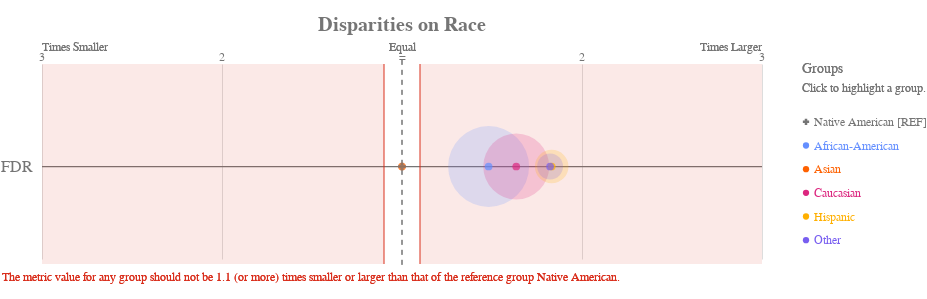

The notebook cell saved with this chart:
### Code cell
# Checking the disparity in 'Race' group

ap.disparity(bdf, metrics, 'race', fairness_threshold = disparity_tolerance)

### Figure 1 — Vega-Lite specification as saved in the notebook (floating-point values rounded to 4 significant figures)
{"config": {"view": {"continuousWidth": 400, "continuousHeight": 300, "strokeWidth": 0}, "axisLeft": {"labelColor": "rgb(117,117,117)", "labelFont": "Arial", "labelFontSize": 16}, "title": {"align": "center", "baseline": "middle", "color": "rgb(117,117,117)", "font": "Arial", "fontSize": 20, "fontWeight": "bold"}}, "layer": [{"data": {"name": "data-84d54cc9928eeef625dcc85de1def17b"}, "mark": {"type": "rule", "stroke": "rgb(117,117,117)", "strokeWidth": 1.25, "tooltip": ""}, "encoding": {"x": {"type": "quantitative", "field": "x", "scale": {"domain": [-2, 2], "range": [40.0, 760.0]}}, "x2": {"field": "x2"}, "y": {"type": "nominal", "axis": {"domain": false, "labelAngle": 0, "labelPadding": -30, "orient": "left", "ticks": false, "title": ""}, "field": "metric", "scale": {"domain": ["FDR"], "range": [30, 225.0]}}}}, {"data": {"name": "data-79dd248bdaa0ea02c535240e8ad022c8"}, "mark": {"type": "rule", "stroke": "rgb(117,117,117)", "strokeDash": [5, 5], "strokeWidth": 1}, "encoding": {"tooltip": {"value": "Native American [REF]"}, "x": {"value": 400.0}, "y": {"value": 20.83}, "y2": {"value": 229.2}}}, {"data": {"name": "data-c233327f4cd9b4c2df31bf8015c83e4a"}, "mark": {"type": "text", "align": "center", "color": "rgb(117,117,117)", "font": "Arial", "fontSize": 12, "fontWeight": "normal", "tooltip": ""}, "encoding": {"text": {"type": "nominal", "field": "label"}, "x": {"type": "quantitative", "field": "value", "scale": {"domain": [-2, 2], "range": [40.0, 760.0]}}, "y": {"value": 17.5}}}, {"layer": [{"mark": {"type": "text", "align": "left", "fill": "rgb(117,117,117)", "font": "Arial", "fontSize": 12, "fontWeight": "normal", "tooltip": ""}, "encoding": {"text": {"value": "Times Smaller"}, "x": {"value": 40.0}, "y": {"value": 7.5}}}, {"mark": {"type": "text", "align": "right", "fill": "rgb(117,117,117)", "font": "Arial", "fontSize": 12, "fontWeight": "normal", "tooltip": ""}, "encoding": {"text": {"value": "Times Larger"}, "x": {"value": 760.0}, "y": {"value": 7.5}}}, {"mark": {"type": "text", "align": "center", "fill": "rgb(117,117,117)", "font": "Arial", "fontSize": 12, "fontWeight": "normal", "tooltip": ""}, "encoding": {"text": {"value": "Equal"}, "x": {"value": 400.0}, "y": {"value": 7.5}}}], "data": {"name": "data-79dd248bdaa0ea02c535240e8ad022c8"}}, {"layer": [{"mark": {"type": "rule", "opacity": 0.8, "stroke": "rgb(217, 46, 28)", "strokeWidth": 1.25, "tooltip": ""}, "encoding": {"x": {"type": "quantitative", "field": "min", "scale": {"domain": [-2, 2], "range": [40.0, 760.0]}}, "y": {"value": 25.0}, "y2": {"value": 225.0}}}, {"mark": {"type": "rule", "opacity": 0.8, "stroke": "rgb(217, 46, 28)", "strokeWidth": 1.25, "tooltip": ""}, "encoding": {"x": {"type": "quantitative", "field": "max", "scale": {"domain": [-2, 2], "range": [40.0, 760.0]}}, "y": {"value": 25.0}, "y2": {"value": 225.0}}}, {"layer": [{"mark": {"type": "rect", "fill": "rgb(217, 46, 28)", "opacity": 0.1, "tooltip": ""}, "encoding": {"x": {"type": "quantitative", "field": "min", "scale": {"domain": [-2, 2], "range": [40.0, 760.0]}}, "x2": {"field": "lower_end"}, "y": {"value": 25.0}, "y2": {"value": 225.0}}}, {"mark": {"type": "rect", "fill": "rgb(217, 46, 28)", "opacity": 0.1, "tooltip": ""}, "encoding": {"x": {"type": "quantitative", "field": "max", "scale": {"domain": [-2, 2], "range": [40.0, 760.0]}}, "x2": {"field": "upper_end"}, "y": {"value": 25.0}, "y2": {"value": 225.0}}}]}, {"data": {"name": "data-79dd248bdaa0ea02c535240e8ad022c8"}, "mark": {"type": "text", "align": "left", "baseline": "top", "fill": "rgb(217, 46, 28)", "font": "Arial", "fontSize": 12, "fontWeight": "normal", "tooltip": ""}, "encoding": {"text": {"value": "The metric value for any group should not be 1.1 (or more) times smaller or larger than that of the reference group Native American."}, "x": {"value": 0}, "y": {"value": 233.3}}}], "data": {"name": "data-c5998ade5caa41beab95346bdb5ba577"}}, {"layer": [{"mark": "circle"}, {"data": {"name": "data-f7c617e38fae7908d292534b82aee9f4"}, "mark": {"type": "circle", "opacity": 0.2}, "encoding": {"color": {"condition": {"type": "nominal", "field": "attribute_value", "legend": null, "scale": {"domain": ["Native American", "African-American", "Asian", "Caucasian", "Hispanic", "Other"], "range": ["rgb(117,117,117)", "rgb(100, 143, 255)", "rgb(254, 97, 0)", "rgb(220, 38, 127)", "rgb(255, 176, 0)", "rgb(120, 94, 240)"]}, "selection": "selector001"}, "value": "rgb(224,224,224)"}, "size": {"type": "quantitative", "field": "group_size", "legend": null, "scale": {"domain": [0, 4435.0], "range": [0, 7854.0]}}, "tooltip": [{"type": "nominal", "field": "attribute_value", "title": "Group"}, {"type": "nominal", "field": "tooltip_group_size", "title": "Group Size"}, {"type": "nominal", "field": "tooltip_disparity_explanation_fdr", "title": "Disparity"}, {"type": "quantitative", "field": "fdr", "format": ".2f", "title": "FDR"}], "x": {"type": "quantitative", "axis": {"domain": false, "labels": false, "ticks": false, "title": null, "values": [1, 2, -2, -1]}, "field": "fdr_disparity_scaled", "scale": {"domain": [-2, 2], "range": [40.0, 760.0]}}, "y": {"type": "nominal", "axis": {"domain": false, "grid": false, "labels": false, "ticks": false, "title": " "}, "field": "metric_variable", "scale": {"domain": ["FDR"], "range": [30, 225.0]}}}, "selection": {"selector003": {"type": "multi", "empty": "all", "fields": ["attribute_value"]}}, "transform": [{"calculate": "'FDR'", "as": "metric_variable"}]}, {"layer": [{"mark": "point"}, {"data": {"name": "data-f7c617e38fae7908d292534b82aee9f4"}, "mark": {"type": "point", "filled": true, "size": 60}, "encoding": {"color": {"condition": {"type": "nominal", "field": "attribute_value", "legend": null, "scale": {"domain": ["Native American", "African-American", "Asian", "Caucasian", "Hispanic", "Other"], "range": ["rgb(117,117,117)", "rgb(100, 143, 255)", "rgb(254, 97, 0)", "rgb(220, 38, 127)", "rgb(255, 176, 0)", "rgb(120, 94, 240)"]}, "selection": "selector001"}, "value": "rgb(224,224,224)"}, "shape": {"type": "nominal", "field": "attribute_value", "legend": null, "scale": {"domain": ["Native American", "African-American", "Asian", "Caucasian", "Hispanic", "Other"], "range": ["cross", "circle", "circle", "circle", "circle", "circle"]}}, "tooltip": [{"type": "nominal", "field": "attribute_value", "title": "Group"}, {"type": "nominal", "field": "tooltip_group_size", "title": "Group Size"}, {"type": "nominal", "field": "tooltip_disparity_explanation_fdr", "title": "Disparity"}, {"type": "quantitative", "field": "fdr", "format": ".2f", "title": "FDR"}], "x": {"type": "quantitative", "axis": {"domain": false, "labels": false, "ticks": false, "title": null, "values": [1, 2, -2, -1]}, "field": "fdr_disparity_scaled", "scale": {"domain": [-2, 2], "range": [40.0, 760.0]}}, "y": {"type": "nominal", "axis": {"domain": false, "grid": false, "labels": false, "ticks": false, "title": " "}, "field": "metric_variable", "scale": {"domain": ["FDR"], "range": [30, 225.0]}}}, "selection": {"selector002": {"type": "multi", "empty": "all", "fields": ["attribute_value"]}}, "transform": [{"calculate": "'FDR'", "as": "metric_variable"}]}]}]}, {"layer": [{"mark": {"type": "point", "filled": true, "opacity": 1, "size": 39.48}, "encoding": {"color": {"condition": {"type": "nominal", "field": "attribute_value", "legend": null, "scale": {"domain": ["Native American", "African-American", "Asian", "Caucasian", "Hispanic", "Other"], "range": ["rgb(117,117,117)", "rgb(100, 143, 255)", "rgb(254, 97, 0)", "rgb(220, 38, 127)", "rgb(255, 176, 0)", "rgb(120, 94, 240)"]}, "selection": "selector001"}, "value": "rgb(224,224,224)"}, "shape": {"type": "nominal", "field": "attribute_value", "legend": null, "scale": {"domain": ["Native American", "African-American", "Asian", "Caucasian", "Hispanic", "Other"], "range": ["cross", "circle", "circle", "circle", "circle", "circle"]}}, "x": {"value": 804}, "y": {"type": "nominal", "axis": {"domain": false, "grid": false, "labels": false, "ticks": false, "title": " "}, "field": "attribute_value", "scale": {"domain": ["Native American", "African-American", "Asian", "Caucasian", "Hispanic", "Other"], "range": [71, 213]}}}, "selection": {"selector001": {"type": "multi", "empty": "all", "fields": ["attribute_value"]}}}, {"mark": {"type": "text", "align": "left", "baseline": "middle", "font": "Arial", "fontSize": 12, "fontWeight": "normal"}, "encoding": {"color": {"condition": {"type": "nominal", "field": "attribute_value", "legend": null, "scale": {"domain": ["Native American", "African-American", "Asian", "Caucasian", "Hispanic", "Other"], "range": ["rgb(117,117,117)", "rgb(100, 143, 255)", "rgb(254, 97, 0)", "rgb(220, 38, 127)", "rgb(255, 176, 0)", "rgb(120, 94, 240)"]}, "selection": "selector001"}, "value": "rgb(224,224,224)"}, "text": {"type": "nominal", "field": "label"}, "x": {"value": 812}, "y": {"type": "nominal", "axis": {"domain": false, "grid": false, "labels": false, "ticks": false, "title": " "}, "field": "attribute_value", "scale": {"domain": ["Native American", "African-American", "Asian", "Caucasian", "Hispanic", "Other"], "range": [71, 213]}}}, "selection": {"selector004": {"type": "multi", "empty": "all", "fields": ["attribute_value"]}}}, {"data": {"name": "data-79dd248bdaa0ea02c535240e8ad022c8"}, "mark": {"type": "text", "align": "left", "baseline": "middle", "color": "rgb(117,117,117)", "font": "Arial", "fontSize": 12, "fontWeight": "normal"}, "encoding": {"text": {"value": "Click to highlight a group."}, "x": {"value": 800}, "y": {"value": 49}}}, {"data": {"name": "data-79dd248bdaa0ea02c535240e8ad022c8"}, "mark": {"type": "text", "align": "left", "baseline": "middle", "color": "rgb(117,117,117)", "font": "Arial", "fontSize": 14, "fontWeight": "normal"}, "encoding": {"text": {"value": "Groups"}, "x": {"value": 800}, "y": {"value": 30}}}], "data": {"name": "data-11e726baee7cfdb8252ac8b77489d331"}}], "height": 250, "padding": {"top": 15, "bottom": 10}, "resolve": {"scale": {"size": "independent", "y": "independent"}}, "title": "Disparities on Race", "width": 800, "$schema": "https://vega.github.io/schema/vega-lite/v4.8.1.json", "datasets": {"data-84d54cc9928eeef625dcc85de1def17b": [{"metric": "FDR", "x": -2, "x2": 2}], "data-79dd248bdaa0ea02c535240e8ad022c8": [{"a": 1, "b": 0}, {"a": 1, "b": 0}], "data-c233327f4cd9b4c2df31bf8015c83e4a": [{"value": 1, "label": 2}, {"value": 2, "label": 3}, {"value": -2, "label": 3}, {"value": -1, "label": 2}, {"value": 0, "label": "="}], "data-c5998ade5caa41beab95346bdb5ba577": [{"min": -0.1, "max": 0.1, "lower_end": -2, "upper_end": 2}], "data-f7c617e38fae7908d292534b82aee9f4": [{"attribute_name": "race", "attribute_value": "African-American", "group_size": 3696, "total_entities": 7214, "fdr": 0.3703, "fdr_disparity": 1.481, "fdr_disparity_scaled": 0.4811, "tooltip_group_size": "3,696 (51.23%)", "tooltip_disparity_explanation_fdr": "1.48 times larger FDR than the reference group"}, {"attribute_name": "race", "attribute_value": "Asian", "group_size": 32, "total_entities": 7214, "fdr": 0.25, "fdr_disparity": 1.0, "fdr_disparity_scaled": 0.0, "tooltip_group_size": "32 (0.44%)", "tooltip_disparity_explanation_fdr": "Same FDR as the reference group"}, {"attribute_name": "race", "attribute_value": "Caucasian", "group_size": 2454, "total_entities": 7214, "fdr": 0.4087, "fdr_disparity": 1.635, "fdr_disparity_scaled": 0.6347, "tooltip_group_size": "2,454 (34.02%)", "tooltip_disparity_explanation_fdr": "1.63 times larger FDR than the reference group"}, {"attribute_name": "race", "attribute_value": "Hispanic", "group_size": 637, "total_entities": 7214, "fdr": 0.4579, "fdr_disparity": 1.832, "fdr_disparity_scaled": 0.8316, "tooltip_group_size": "637 (8.83%)", "tooltip_disparity_explanation_fdr": "1.83 times larger FDR than the reference group"}, {"attribute_name": "race", "attribute_value": "Native American", "group_size": 18, "total_entities": 7214, "fdr": 0.25, "fdr_disparity": 1.0, "fdr_disparity_scaled": 0.0, "tooltip_group_size": "18 (0.25%)", "tooltip_disparity_explanation_fdr": "Reference group"}, {"attribute_name": "race", "attribute_value": "Other", "group_size": 377, "total_entities": 7214, "fdr": 0.4557, "fdr_disparity": 1.823, "fdr_disparity_scaled": 0.8228, "tooltip_group_size": "377 (5.23%)", "tooltip_disparity_explanation_fdr": "1.82 times larger FDR than the reference group"}], "data-11e726baee7cfdb8252ac8b77489d331": [{"attribute_value": "Native American", "label": "Native American [REF]"}, {"attribute_value": "African-American", "label": "African-American"}, {"attribute_value": "Asian", "label": "Asian"}, {"attribute_value": "Caucasian", "label": "Caucasian"}, {"attribute_value": "Hispanic", "label": "Hispanic"}, {"attribute_value": "Other", "label": "Other"}]}}
